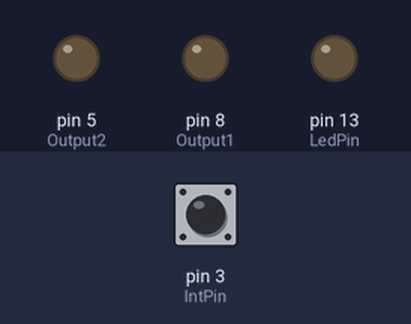
Simulated run of this sketch. Board: Arduino Uno, built with avr-gcc and run on an emulated ATmega328P. On the bench: output pins drawn as LEDs (lit = HIGH). The inputs (shaded band) are chosen by the test bench; at power-on: pin 3 (IntPin) LOW.

Above: at 2.7 s.
2.8 s: pin 3 (IntPin) pulsed HIGH 2 times (0.12 s each, 0.3 s apart)
At 3.6 s:
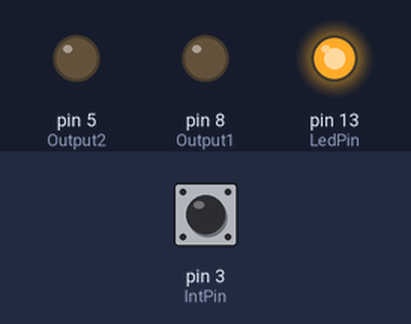
4.9 s: pin 3 (IntPin) driven HIGH
At 5.3 s:
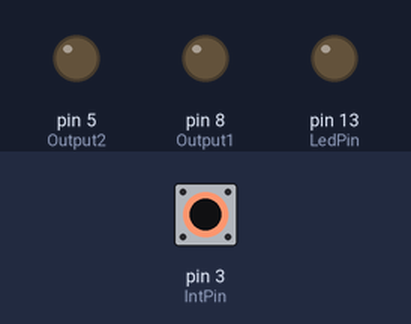
6.4 s: pin 3 (IntPin) driven LOW
At 7.7 s:
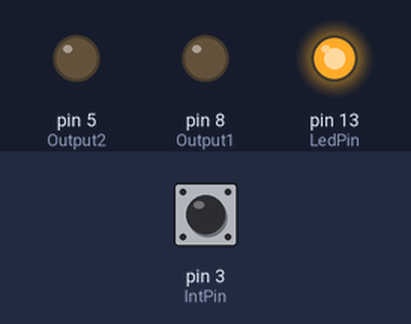
Timing chart, 0 to 8.9 s (numbered marks = the images above; inputs shaded):
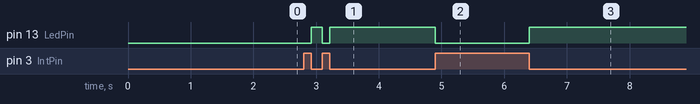

The sketch:

HVACMainUnit.ino
```cpp
#include <SoftwareSerial.h>

int Output1 = 8;
int Output2 = 5; //Change to 5
int LedPin =13;
int IntPin = 3;
int IntFlag = 0;
int ExtractFlag;
int DisplayFlag;
int SerialFlag;
int MainState;
int PumpState;
int FanState;
long currentmillis;
long prevmillis = 0;
long prevmillisDisplay = 0;
long SerialInterval = 500;
volatile byte Commstate = LOW;
String stream;
String SetTemp;
int SetTempValue;
int SetTempPrev;
String FanSpeed;
int FanSpeedValue;
int FanSpeedValuePrev;
String Temp;
int TempValue;
int TempValuePrev;
void ISRState(void);
void ExtractSetTemp(void);
void ExtractFanSpeed(void);
void ExtractTemp(void);
void OutputManager(void);
void InputManager(void);
void Timers(void);
void setup() {

  pinMode (Output1, OUTPUT);
  pinMode (Output2, OUTPUT);
  pinMode (IntPin, INPUT);
  pinMode (LedPin, OUTPUT);
  MainState=0;
  PumpState=0;
  attachInterrupt(digitalPinToInterrupt(IntPin), ISRState, HIGH);
  Serial.begin(9600);
}

 void loop() {

   switch (MainState)
   {
    case 0:
    Timers();

    MainState=1;
    break;

    case 1:
    InputManager();
    MainState=2;
    break;

    case 2:
    ExtractTemp();
    ExtractSetTemp();
    ExtractFanSpeed();
    MainState=3;
    break;

    case 3:
    OutputManager();
    MainState=4;
    break;

    case 4:

    MainState=0;
    break;

   }


//digitalWrite(Output2,HIGH);
//delayMicroseconds(20);
//digitalWrite(Output2,LOW);
//delayMicroseconds(1);
}


void InputManager(void)
{
   stream = Serial.readStringUntil('D');
}

void OutputManager(void)
{

  if(SetTempValue!=SetTempPrev)
  {
       if(SetTempValue<TempValue)
       {
        PumpState=0;
        FanState=1;
       }

   SetTempPrev=SetTempValue;
  }
  else
  {
    PumpState=1;
    FanState=0;
  }


//if (PumpState==1){
//  FanState=1;
//}

  switch(PumpState){
    case 0:
    digitalWrite(Output1,HIGH);
    break;

    case 1:
    digitalWrite(Output1,LOW);
    break;
  }


  //Manage the Fan according to settings


 switch (FanState) {

 case 0: //Case the SetTemp is higher than Current temp
  analogWrite(Output2,0);
  break;

 case 1: //Case the SetTemp is Lower than Current temp

  switch (FanSpeedValue){ //cases received in the serial comm.

    case 1:
    analogWrite(Output2,0);
     break;
    case 2:
     analogWrite(Output2,47);
    break;
    case 3:
    analogWrite(Output2,72);
    break;
    case 4:
    analogWrite(Output2,108);
    break;
    case 5:
   analogWrite(Output2,144);
    break;
    case 6:
     analogWrite(Output2,180);
    break;
    case 7:
   analogWrite(Output2,216);
    break;
    case 8:
    analogWrite(Output2,255);
    break;
    case 9:
     analogWrite(Output2,0);
    break ;
  }
  break;
 }
}

void ExtractSetTemp (void)
{
  SetTemp=stream;
  SetTemp.remove(0,1);
  SetTemp.remove(2,5);
  SetTempValue=(SetTemp.toInt());

if(SetTempValue!=0){
  Serial.println("SetTemp:");
  Serial.println(SetTempValue);
  SetTemp.remove(0,4);
 }
}


void ExtractFanSpeed(void)
{
  FanSpeed=stream;
  FanSpeed.remove(0,4);
  FanSpeed.remove(1,3);
  FanSpeedValue=(FanSpeed.toInt());


  if(FanSpeedValue!=0){
  Serial.println("FANSpeed:");
  Serial.println(FanSpeedValue);
  FanSpeed.remove(0,1);
  }
}

void ExtractTemp(void)
{
  Temp=stream;
  Temp.remove(0,6);
  TempValue=(Temp.toInt());

  if(TempValue!=0){
  Serial.println("CurrentT:");
  Serial.println(TempValue);
  Temp.remove(0,1);
  }
}

void Timers(void)
{
  currentmillis = millis();//Value for the millis() counter
  //Debounce timer for the buttons used in the device
  //Used for PWM

  //Interval for displaying temperatures and Serial Communication
  if ((currentmillis - prevmillisDisplay) > SerialInterval)
  {
   SerialFlag=0;
    prevmillisDisplay = currentmillis;
  }

}

void ISRState(void)
{
  int i=0;

  if (i==0){
  Commstate=!Commstate;
  i++;
  }
  if(i==1){
    i--;
  }

  if(Commstate==HIGH)
  {
    digitalWrite (LedPin,LOW);
  }
  else {
    if(Commstate==LOW)
    {
     digitalWrite(LedPin,HIGH);
    }
  }
}
```

Measured:
- after the input at 2.8 s, pin 13 (LedPin): LOW → HIGH after 0.12 s, → LOW 0.18 s later, → HIGH 0.12 s later
- after the input at 4.9 s, pin 13 (LedPin): HIGH → LOW at once
- after the input at 6.4 s, pin 13 (LedPin): LOW → HIGH at once
